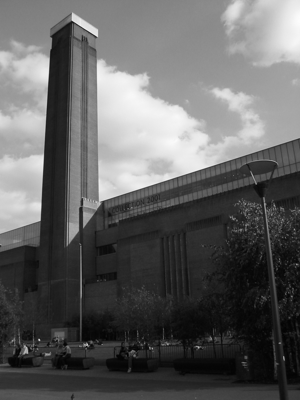
%> input picture ex/ex1/London.png, 300 x 400 px
$ octave Histogramm.m   (GNU Octave 9; MATLAB toolbox functions it lacks are replaced by stand-ins)
%> lines starting %> are read from the running program, lines starting %| are printed output that depends on the picture
clear 'all';
close 'all';

%read image
Image = imread('London.png');
%> Image is the input picture: size 400x300 uint8; min 0, max 252, mean 97.2

%plot the image
figure(1);
subplot(2,2,1);
imshow(Image);
title('London.png');

%get histogram values
[Count, Value] = imhist(Image);
%> Count = 256 values, max 1950 at index 36, min 0 at index 2, mean 468.8; Value = 256 values from 0 to 255
%plot them
subplot(2,2,2);
plot(Value, Count, 'bo-');
xlabel('gray value');
ylabel('absolute frequency')


%??? relative and cumulative frequency

subplot(2,2,3);
[Sx, Sy] = size(Image);
%> Sx = 400; Sy = 300
num_px = Sx * Sy;
%> num_px = 120000
plot(Value, Count/num_px, 'bo-');
xlabel('gray value');
ylabel('absolute frequency')

subplot(2,2,4);
plot(Value, cumsum(Count)/num_px, 'bo-');
xlabel('gray value');
ylabel('absolute frequency')
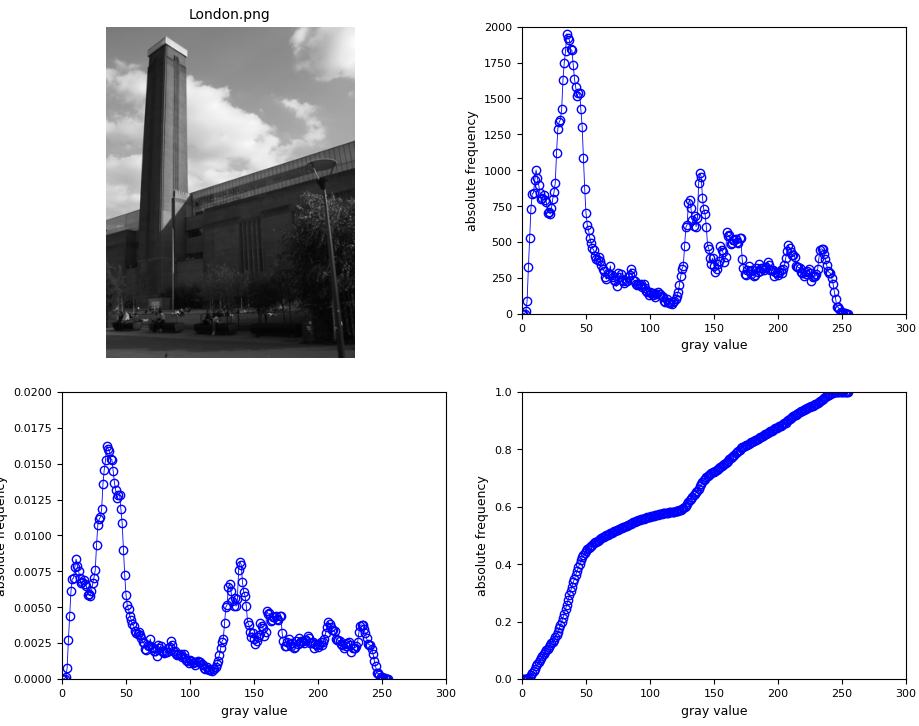
%> figure redrawn from the program's plot data, 4 panels
